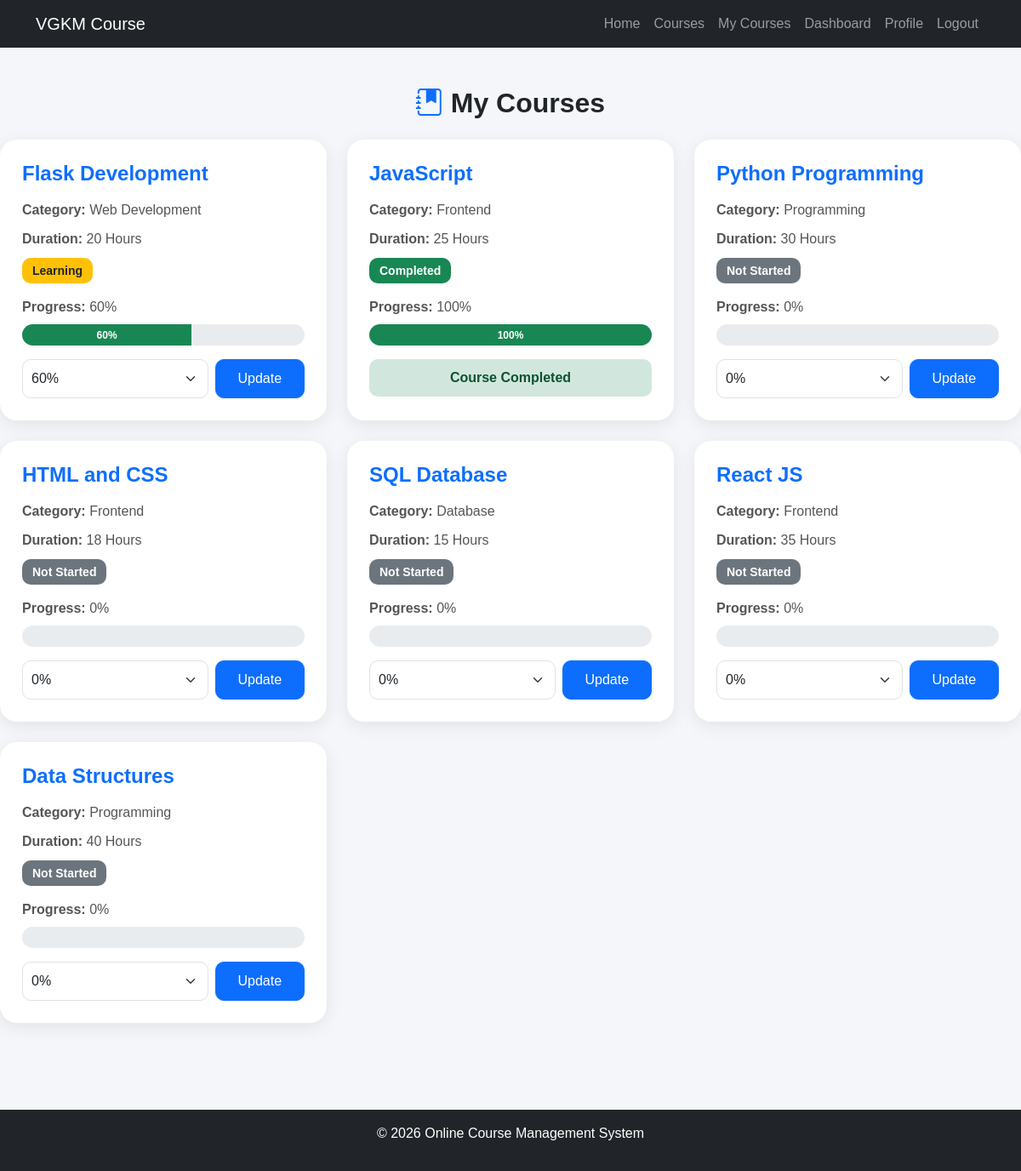
Page /mycourses (signed in) on the committed database.
### tables this page shows
CREATE TABLE enrollments(
    enrollment_id INTEGER PRIMARY KEY AUTOINCREMENT,
    user_id INTEGER,
    course_id INTEGER,
    progress INTEGER DEFAULT 0,
    enrollment_date TEXT,
    FOREIGN KEY(user_id) REFERENCES users(user_id),
    FOREIGN KEY(course_id) REFERENCES courses(course_id)
);

CREATE TABLE courses(
    course_id INTEGER PRIMARY KEY AUTOINCREMENT,
    course_name TEXT NOT NULL,
    category TEXT,
    duration TEXT,
    description TEXT
);

### app.py (the view)
@app.route("/mycourses")
def mycourses():
    if "user_id" not in session:
        return redirect("/login")
    user_id = session["user_id"]
    courses = get_my_courses(user_id)
    return render_template(
        "mycourses.html",
        courses=courses
    )

### database/enrollment_db.py (called while the page is built)
def connect_db():
    conn = sqlite3.connect("onlinecourse.db")
    conn.row_factory = sqlite3.Row
    return conn

def get_my_courses(user_id):
    conn = connect_db()
    cursor = conn.cursor()
    cursor.execute("""
        SELECT
            enrollments.enrollment_id,
            courses.course_id,
            courses.course_name,
            courses.category,
            courses.duration,
            enrollments.progress,
            enrollments.enrollment_date

        FROM enrollments
        JOIN courses
        ON enrollments.course_id = courses.course_id

        WHERE enrollments.user_id=?
    """, (user_id,))
    courses = cursor.fetchall()
    conn.close()
    return courses

### templates/mycourses.html (shortened to what this page needs)
{% extends "base.html" %}
{% block content %}
<h2 class="text-center page-title mb-4">
    <i class="bi bi-journal-bookmark-fill text-primary"></i>
    My Courses
</h2>
<div class="row">
    {% for course in courses %}
    <div class="col-md-6 col-lg-4 mb-4">
        <div class="card course-card h-100">
            <div class="card-body">
                <h4 class="mb-3">
                    {{ course.course_name }}
                </h4>
                <p>
                    <strong>Category:</strong>
                    {{ course.category }}
                </p>
                <p>
                    <strong>Duration:</strong>
                    {{ course.duration }}
                </p>
                {% if course.progress == 100 %}
                    <span class="badge bg-success mb-3">
                        Completed
                    </span>
                {% elif course.progress == 0 %}
                    <span class="badge bg-secondary mb-3">
                        Not Started
                    </span>
                {% else %}
                    <span class="badge bg-warning text-dark mb-3">
                        Learning
                    </span>
                {% endif %}
                <p class="mb-2">
                    <strong>Progress:</strong>
                    {{ course.progress }}%
                </p>
                <div class="progress mb-3">
                    <div class="progress-bar bg-success"
                         role="progressbar"
                         style="width: {{ course.progress }}%;">
                        {{ course.progress }}%
                    </div>
                </div>
                {% if course.progress != 100 %}
                <form action="/update_progress/{{ course.enrollment_id }}"
                      method="POST">
                    <div class="row g-2">
                        <div class="col-8">
                            <select name="progress"
                                    class="form-select">
                                <option value="0"
                                {% if course.progress == 0 %}selected{% endif %}>
                                    0%
                                </option>
                                <option value="60"
                                {% if course.progress == 60 %}selected{% endif %}>
                                    60%
                                </option>
                            </select>
                        </div>
                        <div class="col-4">
                            <button type="submit"
                                    class="btn btn-primary w-100">
                                Update
                            </button>
                        </div>
                    </div>
                </form>
                {% else %}
                <div class="course-complete mt-3">
                    Course Completed
                </div>
                {% endif %}
            </div>
        </div>
    </div>
    {% endfor %}
</div>
{% endblock %}

### templates/base.html (shortened to what this page needs)
<!DOCTYPE html>
<html lang="en">
<head>
    <link href="https://cdn.jsdelivr.net/npm/bootstrap@5.3.7/dist/css/bootstrap.min.css"
          rel="stylesheet">
    <link rel="stylesheet"
          href="https://cdn.jsdelivr.net/npm/bootstrap-icons@1.11.3/font/bootstrap-icons.css">
    <link rel="stylesheet"
          href="{{ url_for('static',
          filename='css/style.css') }}">
</head>
<body>
    {% include "includes/navbar.html" %}
    <main class="page-content">
        {% block content %}
        {% endblock %}
    </main>
    {% include "includes/footer.html" %}
</body>
</html>

### templates/includes/navbar.html (shortened to what this page needs)
<nav class="navbar navbar-expand-lg navbar-dark bg-dark">
    <div class="container">
        <a class="navbar-brand" href="/">VGKM Course</a>
        <div class="collapse navbar-collapse" id="menu">
            <ul class="navbar-nav ms-auto">
                {% if "user_id" in session %}
                    <li class="nav-item">
                        <a class="nav-link" href="/">Home</a>
                    </li>
                    <li class="nav-item">
                        <a class="nav-link" href="/courses">Courses</a>
                    </li>
                    <li class="nav-item">
                        <a class="nav-link" href="/mycourses">My Courses</a>
                    </li>
                    <li class="nav-item">
                        <a class="nav-link" href="/dashboard">Dashboard</a>
                    </li>
                    <li class="nav-item">
                        <a class="nav-link" href="/profile">Profile</a>
                    </li>
                    <li class="nav-item">
                        <a class="nav-link" href="/logout">Logout</a>
                    </li>
                {% endif %}
            </ul>
        </div>
    </div>
</nav>

### templates/includes/footer.html
<footer class="bg-dark text-white text-center p-3 mt-5">
    <p>© 2026 Online Course Management System</p>
</footer>

### static/css/style.css (style rules this page uses)
body { background: #f4f6f9; font-family: Arial, sans-serif; min-height: 100vh; display: flex; flex-direction: column; margin: 0; }
.page-content { flex: 1; padding-top: 30px; padding-bottom: 30px; }
.card { border: none; border-radius: 20px; box-shadow: 0 5px 20px rgba(0,0,0,0.08); transition: 0.3s; }
.btn { border-radius: 10px; padding: 10px 20px; transition: 0.3s; }
.form-control, .form-select { border-radius: 10px; padding: 10px; }
.progress { height: 25px; border-radius: 20px; overflow: hidden; }
.progress-bar { font-weight: 600; }
footer { background: #111827; color: white; text-align: center; padding: 20px; margin-top: auto; }
.course-card { border: none; border-radius: 20px; padding: 10px; background: white; }
.course-card h4 { font-weight: 600; color: #0d6efd; }
.course-card p { color: #555; margin-bottom: 10px; }
.course-card .btn { border-radius: 10px; }
.page-title { font-weight: 700; margin-bottom: 30px; text-align: center; }
.course-complete { background: #d1e7dd; color: #0f5132; padding: 10px; border-radius: 10px; text-align: center; font-weight: 600; }
.badge { padding: 8px 12px; font-size: 14px; border-radius: 10px; }

### rows in the picture
enrollments: course_name "Flask Development", category "Web Development", duration "20 Hours", shows "Learning", progress "60", progress "60%"
enrollments: course_name "JavaScript", category "Frontend", duration "25 Hours", shows "Completed", progress "100", shows "Course Completed"
enrollments: course_name "Python Programming", category "Programming", duration "30 Hours", shows "Not Started", progress "0", progress "0%"
enrollments: course_name "HTML and CSS", category "Frontend", duration "18 Hours", shows "Not Started", progress "0", progress "0%"
enrollments: course_name "SQL Database", category "Database", duration "15 Hours", shows "Not Started", progress "0", progress "0%"
enrollments: course_name "React JS", category "Frontend", duration "35 Hours", shows "Not Started", progress "0", progress "0%"
enrollments: course_name "Data Structures", category "Programming", duration "40 Hours", shows "Not Started", progress "0", progress "0%"
